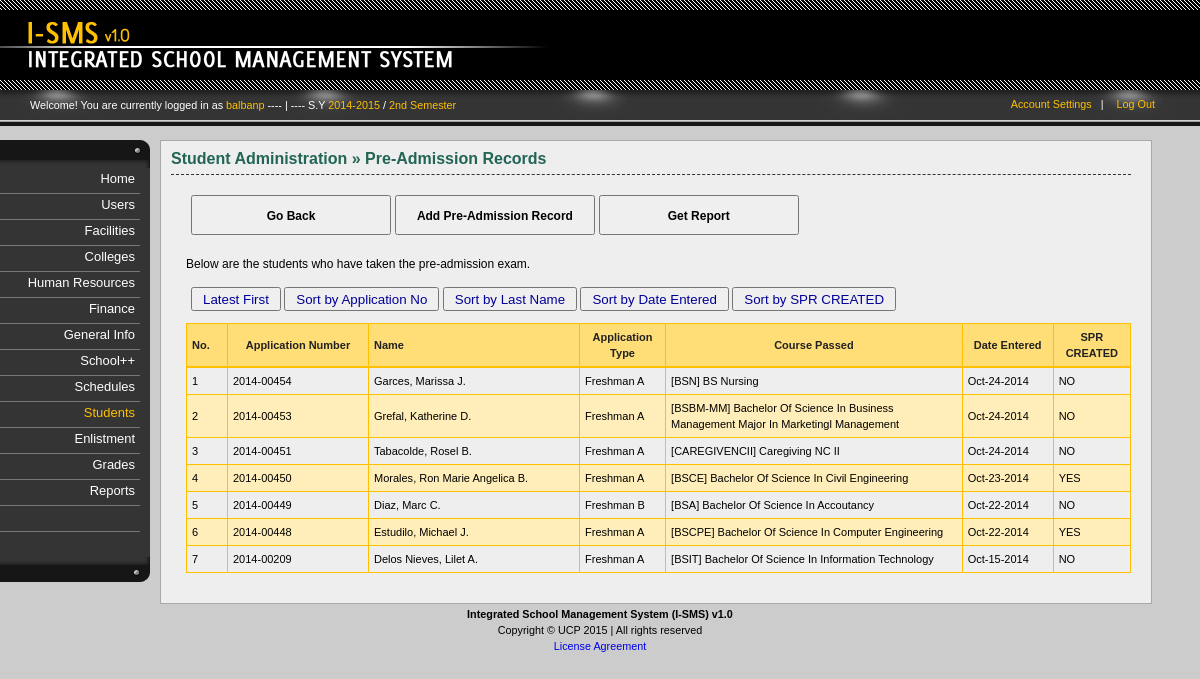
The page /students-preadmission.php (signed in) on the database its author committed.
### _system/_config/sys_config.php (called while the page is built, shortened)
<?php
		$DIR_SERVER_FOLDER = "";
		$DIR_CSS_DEFAULT = "http://" . $_SERVER['HTTP_HOST'] . $DIR_SERVER_FOLDER . "/design/default/css/";
?>

### _libs/classes/fix.inc.php (called while the page is built, shortened)
<?php
	class SchoolYear2{
		function __construct($year_id, $start, $end, $active){
			$this->start = $start;
			$this->end = $end;
		}
	}
	class Semester2{
		function __construct($semester_id, $description, $shorthand, $active){
			$this->description = $description;
		}
	}
	class FixManager{
		private $conn = null;
		function __construct($conn = null){
			if($conn !== null){
				$this->conn = $conn;
			} else {
				$this->error = "No defined connection.";
			}
		}
		function GetActiveSchoolYear(){
			$years = null;
			if($this->conn == null){
				$error = "No defined connection.";
				return null;
			} else {
				$conn = $this->conn;
				$query = "SELECT SchoolYearID, Start, End, Active FROM `sch-school_years` WHERE Active=1 ";
				$query .= "ORDER BY Start";
				$result = $conn->query($query);
				if($conn->error <> ""){
					$this->error = $conn->error;
				} else {
					$years = array();
					$ctr = 0;
					if($result->num_rows > 0){
						while($row = $result->fetch_assoc()){
							$years[$ctr] = new SchoolYear2($row['SchoolYearID'], $row['Start'], $row['End'], $row['Active']);
							$ctr++;
						}
					}
				}
			}
			return $years;
		}
		function GetActiveSemester(){
			$semesters = null;
			if($this->conn == null){
				$error = "No defined connection.";
				return null;
			} else {
				$conn = $this->conn;
				$query = "SELECT SemesterID, Description, Shorthand, Active FROM `sch-semesters` ";
				$query .= "WHERE 1=1 AND Active=1 ";
				$result = $conn->query($query);
				if($conn->error <> ""){
					$this->error = $conn->error;
				} else {
					$semesters = array();
					$ctr = 0;
					if($result->num_rows > 0){
						while($row = $result->fetch_assoc()){
							$semesters[$ctr] = new Semester2($row['SemesterID'], $row['Description'], $row['Shorthand'], $row['Active']);
							$ctr++;
						}
					}
				}
			}
			return $semesters;
		}
	}
?>

### _libs/classes/stdnts.inc.php (called while the page is built, shortened)
<?php
	class PreAdmissionRecord{
		function __construct(
			$preadmission_id, $last_name, $first_name, $middle_name, $birthday, $place_of_birth, $gender, $marital_status,
			$mailing_address, $email, $telephone_number, $mobile_number, $last_school, $application_type, $school_year,
			$semester, $application_number, $first_choice, $second_choice, $third_choice, $application_status, $course_passed,
			$spr_created
		){
			$this->preadmission_id = $preadmission_id;
			$to_replace = array('&amp;Ntilde;','&Ntilde;','&amp;ntilde;','&ntilde;');
			$for_replace = array('Ñ','Ñ','ñ','ñ');
			$this->last_name = str_replace($to_replace, $for_replace, $last_name);
			$this->first_name = str_replace($to_replace, $for_replace, $first_name);
			$this->middle_name = str_replace($to_replace, $for_replace, $middle_name);
			$this->application_type = $application_type;
			$this->application_number = $application_number;
			$this->course_passed = $course_passed;
			$this->spr_created = $spr_created;
		}
	}
	class StudentManager{
		private $conn = null;
		function __construct($conn = null){
			if($conn !== null){
				$this->conn = $conn;
			} else {
				$this->error = "No defined connection.";
			}
		}
		function GetPreAdmissionRecordsByApplicationNoDesc(
			$admission_id = null,
			$keyword = null,
			$page = null,
			$item_count = null
		){
			$records = null;
			if($this->conn == null){
				$error = "No defined connection.";
				return null;
			} else {
				$conn = $this->conn;
				$query = "SELECT SprCreated, apr.Created, `PreadmissionID`, `LastName`, `FirstName`, `MiddleName`, `Birthday`, ";
				$query .= "`PlaceOfBirth`, gg.Description AS `Gender`, gms.Description AS `MaritalStatus`, `MailingAddress`, `EmailAddress`, ";
				$query .= "`TelephoneNumber`, `MobileNumber`, `LastSchoolAttended`, aat.Description AS `ApplicationType`, ";
				$query .= " CONCAT('SY ', ssy.start, ' - ', ssy.end) AS `EntrySY`, ss.Description AS `EntrySemester`, `ApplicationNo`,CONCAT('[',scl1.Code,'] ', scl1.Description) AS `FirstChoice`, CONCAT('[',scl2.Code,'] ', scl2.Description) AS `SecondChoice`, ";
				$query .= "CONCAT('[',scl3.Code,'] ', scl3.Description) AS `ThirdChoice`, aas.Description AS `ApplicationStatus`, CONCAT('[',scl.Code,'] ', scl.Description) AS `CoursePassed` ";
				$query .= "FROM `ads-preadm_records` apr ";
				$query .= "LEFT JOIN `ads-application_status` aas ON apr.ApplicationStatus=aas.StatusID ";
				$query .= "LEFT JOIN `ads-application_type` aat ON apr.ApplicationType=aat.TypeID ";
				$query .= "LEFT JOIN `sch-course_list` scl ON apr.CoursePassed=scl.CourseID ";
				$query .= "LEFT JOIN `sch-course_list` scl1 ON apr.FirstChoice=scl1.CourseID ";
				$query .= "LEFT JOIN `sch-course_list` scl2 ON apr.SecondChoice=scl2.CourseID ";
				$query .= "LEFT JOIN `sch-course_list` scl3 ON apr.ThirdChoice=scl3.CourseID ";
				$query .= "LEFT JOIN `sch-school_years` ssy ON apr.EntrySY=ssy.SchoolYearID ";
				$query .= "LEFT JOIN `sch-semesters` ss ON apr.EntrySemester=ss.SemesterID ";
				$query .= "LEFT JOIN `gen-genders` gg ON apr.Gender=gg.GenderID ";
				$query .= "LEFT JOIN `gen-marital_status` gms ON apr.MaritalStatus=gms.StatusID ";
				$query .= "WHERE 1 AND ssy.Active=1 AND ss.Active=1 ";
				$query .= "ORDER BY apr.Created DESC";
				$result = $conn->query($query);
				if($conn->error <> ""){
					$this->error = $conn->error;
				} else {
					$records = array();
					if($result->num_rows > 0){
						while($row = $result->fetch_assoc()){
							$records[sizeof($records)] = new PreAdmissionRecord(
								$row['PreadmissionID'], $row['LastName'],
								$row['FirstName'], $row['MiddleName'],
								$row['Birthday'], $row['PlaceOfBirth'],
								$row['Gender'], $row['MaritalStatus'],
								$row['MailingAddress'], $row['EmailAddress'],
								$row['TelephoneNumber'], $row['MobileNumber'],
								$row['LastSchoolAttended'], $row['ApplicationType'],
								$row['EntrySY'], $row['EntrySemester'],
								$row['ApplicationNo'], $row['FirstChoice'],
								$row['SecondChoice'], $row['ThirdChoice'],
								$row['ApplicationStatus'], $row['CoursePassed'],
								$row['SprCreated']
							);
							$records[sizeof($records)-1]->created = $row['Created'];
						}
					}
				}
			}
			return $records;
		}
	}
?>

### students-preadmission.php (the view, shortened to what this page needs)
<?php
	require_once("_system/_config/sys_config.php");
	require_once(CLASSLIST . "user.inc.php");
	require_once(CLASSLIST . "menu.inc.php");
	require_once(CLASSLIST . "stdnts.inc.php");
	if(isset($_SESSION['UserInfo'])){
		$UserInfo = unserialize($_SESSION['UserInfo']);
	} else {
		header("Location: index.php?error=2");
		exit();
	}
	$ISMS = new ISMSConnection(CONNECTION_TYPE);
	$conn = $ISMS->GetConnection();
	$std = new StudentManager($conn);
	$sort = 0;
	if(!isset($_GET['sort'])){
		$records = $std->GetPreAdmissionRecordsByApplicationNoDesc();
	} else {
		$sort = (int) $_GET['sort'];
		$records = $std->GetPreAdmissionRecordsSort($sort);
	}
?>
<!DOCTYPE html PUBLIC "-//W3C//DTD XHTML 1.0 Transitional//EN" "http://www.w3.org/TR/xhtml1/DTD/xhtml1-transitional.dtd">
<html lang="en-US" xml:lang="en-US" xmlns="http://www.w3.org/1999/xhtml">
	<head>
<?php
	require_once("_system/_config/head_config.php");
	echo "<link rel=\"stylesheet\" href=\"" . $DIR_CSS_DEFAULT . "home.css\" />";
	echo "<link rel=\"stylesheet\" href=\"" . $DIR_CSS_DEFAULT . "verticalnav.css\" />";
	echo "<link rel=\"stylesheet\" href=\"" . $DIR_CSS_DEFAULT . "columns.css\" />";
	echo "<link rel=\"stylesheet\" href=\"" . $DIR_CSS_DEFAULT . "content.css\" />";
	echo "<link rel=\"stylesheet\" href=\"" . $DIR_CSS_DEFAULT . "actions.css\" />";
	echo "<link rel=\"stylesheet\" href=\"" . $DIR_CSS_DEFAULT . "tables.css\" />";
	echo "<link rel=\"stylesheet\" href=\"" . $DIR_CSS_DEFAULT . "tweaks.css\" />";
?>
	</head>
	<body id="students">
		<div id="container">
			<div id="header">
				<?php require_once("_system/main/banner.inc.php"); ?>
				<?php require_once("_system/main/dashboard.inc.php"); ?>
			</div><?php  ?>
			<div id="body">
				<div class="content">
					<div class="column" id="column-first">
						<?php require_once("_system/main/mainmenu.inc.php"); ?>
					</div>
					<div class="column" id="column-second">
						<div class="inner">
							<h1>
								<span class="Highlight">Student Administration &raquo; Pre-Admission Records</span>
							</h1>
							<div id="actions">
								<p class="action">
									<input type="button" value="Go Back" onclick="window.location='students.php'" />
									<input type="button" value="Add Pre-Admission Record" onclick="window.location='students-preadmission-add.php'" />
									<input type="button" value="Get Report" target="_new" onclick="window.open('students-preadmission-report.php?sort=<?php echo $sort; ?>')" />
								</p>
							</div>
							<p class="">Below are the students who have taken the pre-admission exam.</p>
							<div id="sort_actions">
								<p class="sort">
									<input type="button" value="Latest First" onclick="window.location='students-preadmission.php'" />
									<input type="button" value="Sort by Application No" onclick="window.location='students-preadmission.php?sort=1'" />
									<input type="button" value="Sort by Last Name" onclick="window.location='students-preadmission.php?sort=2'" />
									<input type="button" value="Sort by Date Entered" target="_new" onclick="window.location='students-preadmission.php?sort=3'" />
									<input type="button" value="Sort by SPR CREATED" target="_new" onclick="window.location='students-preadmission.php?sort=4'" />
								</p>
							</div>
							<div class="table">
								<table class="employees" cellspacing="0" title="">
									<thead>
										<th class="Count">No.</th>
										<th class="application_number center">Application Number</th>
										<th class="student_name">Name</th>
										<th class="date_of_entry center">Application Type</th>
										<th class="mobile_number center">Course Passed</th>
										<th class="employee_status">Date Entered</th>
										<th class="mobile_number center">SPR CREATED</th>
									</thead>
									<?php
										$ctr = 0;
										if(sizeof($records) > 0){
											foreach($records as $item){
												$ctr++;
												if($ctr % 2 == 0){
													echo "<tr class=\"even\" onclick=\"window.location='students-preadmission-view.php?id={$item->preadmission_id}';\">";
												} else {
													echo "<tr class=\"odd\" onclick=\"window.location='students-preadmission-view.php?id={$item->preadmission_id}';\">";
												}
													echo "<td>{$ctr}</td>";
													echo "<td>{$item->application_number}</td>";
													echo "<td>{$item->last_name}, {$item->first_name} " . substr($item->middle_name,0,1) . ".</td>";
													echo "<td>{$item->application_type}</td>";
													echo "<td>{$item->course_passed}</td>";
													echo "<td>" . date("M-d-Y", strtotime($item->created)) . "</td>";
													if($item->spr_created == 1){
														echo "<td>YES</td>";
													} else {
														echo "<td>NO</td>";
													}
												echo "</tr>";
											}
										} else {
											echo "<td colspan=\"9\">There are no existing Pre-Admission Records.</td>";
										}
									?>
								</table>
							</div>
						</div>
					</div>
				</div>
			</div><?php  ?>
			<div id="footer">
				<?php require_once("_system/main/footer.inc.php"); ?>
			</div><?php  ?>
		</div>
	</body>
</html>

### _system/main/dashboard.inc.php (shortened to what this page needs)
<div id="dashboard">
	<div class="inner">
		<p class="greetings">Welcome! You are currently logged in as
			<span class="highlight">
				<?php echo $UserInfo->username; ?>
			</span>
			<?php
				require_once(CLASSLIST . 'fix.inc.php');
				$ISMS2 = new ISMSConnection(CONNECTION_TYPE);
				$conn2 = $ISMS2->GetConnection();
				$dash = new FixManager($conn2);
				$tmp_sy = $dash->GetActiveSchoolYear();
				$tmp_sem = $dash->GetActiveSemester();
				$curr_sy = $tmp_sy[0]->start . "-" . $tmp_sy[0]->end;
				$curr_sem = $tmp_sem[0]->description;
				if(isset($curr_sy)){
					echo " ---- | ---- S.Y <span class=\"highlight\">" . $curr_sy;
					echo "</span> / <span class=\"highlight\">" . $curr_sem . "</span>";
				}
			?>
		</p>
		<div class="options">
			<ul>
				<li><a href="account-settings.php">Account Settings</a>&nbsp;&nbsp;&nbsp;|</li>
				<li><a href="logout.php">Log Out</a></li>
			</ul>
		</div>
	</div>
</div>

### design/default/css/general.css (style rules this page uses)
html { font: 67.5% Arial, Tahoma, Verdana, "Times New Roman"; }
body { font-size: 100%; background-color: #f0efef; background-color: #ccc; background-image: url(../images/logo.png); padding-bottom: 20px; }
#header { height: 90px; background-color: #000; }
p { line-height: 1.5em; }
p.action input { width: 200px; height: 40px; font-weight: bold; font-family: Arial!important; }
p.action { font-size: 14px!important; }

### design/default/css/home.css (style rules this page uses)
#header { margin-bottom: 50px; }
#dashboard .inner { display: block; height: 24px; padding: 7px 0px 5px 30px; background-image: url("../images/dashboard.png"); background-color: #000; position:relative; }
#dashboard .options { position: absolute;right: 35px;top: 9px; width: 200px; text-align: right; }
#dashboard .options a { color: #ffc000; text-decoration: none }
#dashboard .options ul li { display: inline; margin-right: 10px; color: #fff; }
#dashboard .greetings { margin-top: 0px; color: #fff; }
#dashboard .inner .greetings .highlight { color: #ffc000; }

### design/default/css/columns.css (style rules this page uses)
.content div.column { float: left; }
#column-first { width: 160px; }
#column-second { width: 80%; background-color: #eee; border: 1px solid #aaa; padding: 10px 20px 30px 10px; color: 333; overflow: hidden; }

### design/default/css/content.css (style rules this page uses)
div#body { padding-bottom: 20px; }
div#column-second h1 { font-size: 16px; padding: 10px 30px 7px 0px; border-bottom: 1px dashed #333; margin-top: 10px; }
div#column-second h1:first-child { font-size: 16px; padding: 0px 30px 7px 0px; border-bottom: 1px dashed #333; margin-top: 0px; border-top: 0; }
div#column-second h1 span.Highlight { color: #226555; font-weight: bold; }
div#column-second p { margin: 10px 20px 0px 15px; font-size: 12px; }
div#actions p { font-size: 11px; }
div#actions input { font-size: 12px; font-family: "Century Gothic", Arial, Tahoma, Verdana, "Times New Roman" }

### design/default/css/actions.css (style rules this page uses)
div#actions { margin: 5px 0px 0px 0px; padding: 5px 5px 10px 5px; }
div#sort_actions { margin: 2px 0px 0px 0px; padding: 2px 5px 2px 5px; }
p.action input { padding: 3px 10px 2px 10px; }
p.sort input { padding: 3px 10px 2px 10px; color: #009; }

### design/default/css/tables.css (style rules this page uses)
div.table { margin-left: 15px; margin-top: 10px; font-size: 11px; }
div.table table { border: 1px solid #ffc000; }
div.table table thead th { background-color: #ffdd77; border-bottom: 2px solid #ffc000; color: #222; font-weight: bold; }
div.table table thead th, div.table table td { padding: 5px 5px 5px 5px; text-align:left; }
div.table table th,div.table table td { border-right: 1px solid #ffc000; border-bottom: 1px solid #ffc000; }
div.table table td { cursor: pointer; line-height: 16px; }
div.table th.employee_status { width: 80px; text-align: center; }
div.table td { vertical-align: middle; }
div.table th { vertical-align: middle; }
div.table th.center { text-align: center; }
table th.student_name { width: 200px; }
table.employees th { line-height: 16px; vertical-align: middle; }
table th.application_number { width: 130px; text-align: center!important; }
th.Count { width: 30px!important; }
table.employees { width: 100%; }
tr.even { background-color: #ffeeb9; }
.center { text-align: center!important; }

### rows shown on the page
sch-school_years: curr_sy "2014-2015"
sch-semesters: Description "2nd Semester"
ads-preadm_records: ApplicationNo "2014-00454", LastName "Garces", FirstName "Marissa", MiddleName "J", ApplicationType.Description "Freshman A", course_passed "[BSN] BS Nursing", Created "Oct-24-2014", SprCreated "NO"
ads-preadm_records: ApplicationNo "2014-00453", LastName "Grefal", FirstName "Katherine", MiddleName "D", ApplicationType.Description "Freshman A", course_passed "[BSBM-MM] Bachelor Of Science In Business Management Major In Marketingl Management", Created "Oct-24-2014", SprCreated "NO"
ads-preadm_records: ApplicationNo "2014-00451", LastName "Tabacolde", FirstName "Rosel", MiddleName "B", ApplicationType.Description "Freshman A", course_passed "[CAREGIVENCII] Caregiving NC II", Created "Oct-24-2014", SprCreated "NO"
ads-preadm_records: ApplicationNo "2014-00450", LastName "Morales", FirstName "Ron Marie Angelica", MiddleName "B", ApplicationType.Description "Freshman A", course_passed "[BSCE] Bachelor Of Science In Civil Engineering", Created "Oct-23-2014", SprCreated "YES"
ads-preadm_records: ApplicationNo "2014-00449", LastName "Diaz", FirstName "Marc", MiddleName "C", ApplicationType.Description "Freshman B", course_passed "[BSA] Bachelor Of Science In Accoutancy", Created "Oct-22-2014", SprCreated "NO"
ads-preadm_records: ApplicationNo "2014-00448", LastName "Estudilo", FirstName "Michael", MiddleName "J", ApplicationType.Description "Freshman A", course_passed "[BSCPE] Bachelor Of Science In Computer Engineering", Created "Oct-22-2014", SprCreated "YES"
ads-preadm_records: ApplicationNo "2014-00209", LastName "Delos Nieves", FirstName "Lilet", MiddleName "A", ApplicationType.Description "Freshman A", course_passed "[BSIT] Bachelor Of Science In Information Technology", Created "Oct-15-2014", SprCreated "NO"

### other values the page prints
$UserInfo->username "balbanp"
$MenuItem->display "Home"
$MenuItem->display "Users"
$MenuItem->display "Facilities"
$MenuItem->display "Colleges"
$MenuItem->display "Human Resources"
$MenuItem->display "Finance"
$MenuItem->display "General Info"
$MenuItem->display "School++"
$MenuItem->display "Schedules"
$MenuItem->display "Students"
$MenuItem->display "Enlistment"
$MenuItem->display "Grades"
$MenuItem->display "Reports"
